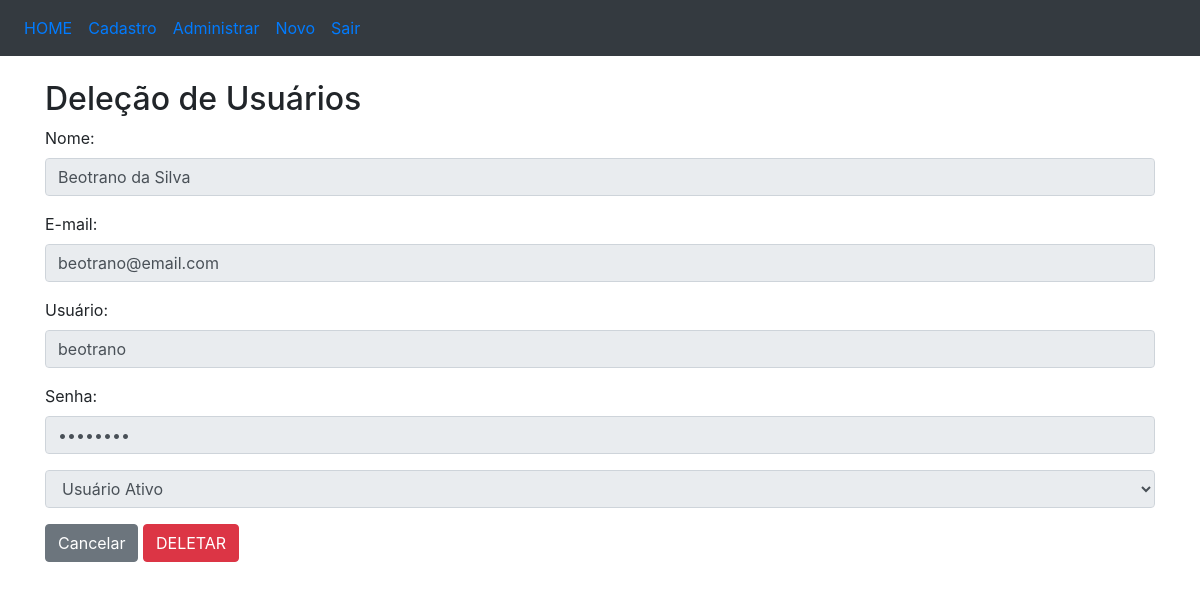
The page /usuarios/delecao/3/ on the database its author committed.
### usuarios/models.py (models this page shows, shortened)
class Usuario(models.Model):
    code = models.CharField(max_length = 15)
    active = models.IntegerField()
    name = models.CharField(max_length = 100)
    email = models.CharField(max_length = 100)
    user = models.CharField(max_length = 50)
    password = models.CharField(max_length = 10)

### usuarios/views.py (the view)
# urls.py: path('delecao/<int:id>/', delecao),
def delecao(request, id):
	titulo = 'Deleção de Usuários'
	usuario = Usuario.objects.get(id=id)
	global ok
	return render(request, 'delecaoUsuarios.html', {'titulo' : titulo, 'usuarios' : usuario, 'ok' : ok})

### usuarios/templates/delecaoUsuarios.html (shortened to what this page needs)
<!DOCTYPE html>
<html>
<head>
	<link rel="stylesheet" href="https://maxcdn.bootstrapcdn.com/bootstrap/4.3.1/css/bootstrap.min.css">
</head>
<body>
	<nav class="navbar navbar-expand-sm bg-dark">
		<ul class="navbar-nav">
			<li class="nav-item">
				<a class="nav-link" href="/home">HOME</a>
			</li>
			<li class="nav-item">
				<a class="nav-link" href="/usuarios">Cadastro</a>
			</li>
			<li class="nav-item">
				<a class="nav-link" href="/admin">Administrar</a>
			</li>
			<li class="nav-item">
				<a class="nav-link" href="/usuarios/novo">Novo</a>
			</li>
			<li class="nav-item">
				<a class="nav-link" href="/usuarios/login">Sair</a>
			</li>
		</ul>
	</nav>
	<br>
	<div class="container">
		<h2>{{titulo}}</h2>
		<form action="/usuarios/salvarDelecao/" method="POST" name="frmUsuariosDelecao">{% csrf_token %}
			<div class="form-group">
				<label for="name">Nome:</label>
				<input type="text" class="form-control" name="name" id="name" value="{{usuarios.name}}" disabled="true">
			</div>
			<div class="form-group">
				<label for="email">E-mail:</label>
				<input type="email" class="form-control" name="email" id="email" value="{{usuarios.email}}" disabled="true">
			</div>
			<div class="form-group">
				<label for="user">Usuário:</label>
				<input type="text" class="form-control" name="user" id="user" value="{{usuarios.user}}" disabled="true">
			</div>
			<div class="form-group">
				<label for="user">Senha:</label>
				<input type="password" class="form-control" name="password" id="password" value="{{usuarios.password}}" disabled="true">
			</div>
			<div class="form-group">
				<select class="form-control" name="active" id="active" disabled="true">
					<option value="1">Usuário Ativo</option>
				</select>
			</div>
			<a href="/usuarios" class="btn btn-secondary" role="button">Cancelar</a>
			<button type="submit" class="btn btn-danger">DELETAR</button>
		</form>
	</div>
</body>
</html>

### rows shown on the page
Usuario: name "Beotrano da Silva", email "beotrano@email.com", user "beotrano"

### other values the page prints
{{ titulo }} "Deleção de Usuários"
